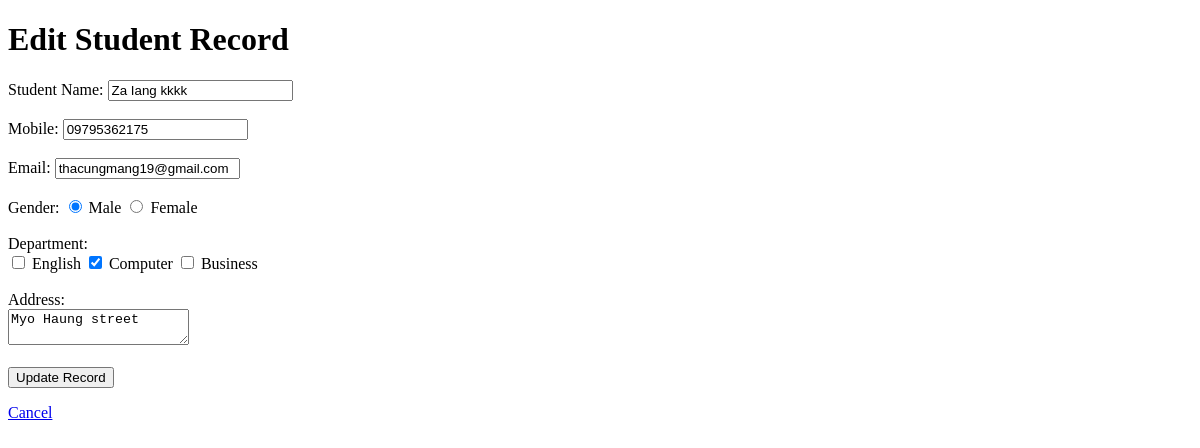
The page /view.php?id=15 on the database as committed earlier.
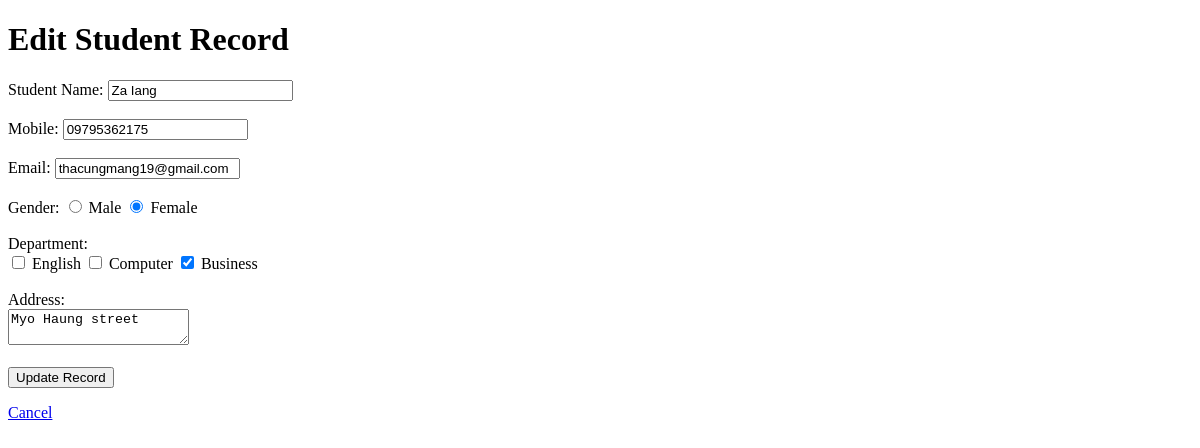
The same page on the database as committed later.
### tables this page shows
CREATE TABLE `students` (
  `id` int(11) NOT NULL,
  `name` varchar(100) NOT NULL,
  `mobile` varchar(20) NOT NULL,
  `email` varchar(100) NOT NULL,
  `gender` enum('Male','Female') NOT NULL,
  `department` varchar(255) DEFAULT NULL,
  `address` text DEFAULT NULL
);

### view.php (the view, shortened to what this page needs)
<?php
require 'db.php';
if (isset($_GET['id']) && ctype_digit($_GET['id'])) {
    $id = (int)$_GET['id'];
    $stmt = $conn->prepare("SELECT * FROM students WHERE id=?");
    $stmt->bind_param("i", $id);
    $stmt->execute();
    $student = $stmt->get_result()->fetch_assoc();
    $dept_selected = array_map('trim', explode(',', (string)$student['department']));
    function checked($cond) { return $cond ? 'checked' : ''; }
}
?>
<!DOCTYPE html>
<html>
<head>
</head>
<body>
<?php if (isset($student)): ?>
  <h1>Edit Student Record</h1>
  <form method="post">
    Student Name:
    <input type="text" name="name" value="<?= htmlspecialchars($student['name']) ?>" required><br><br>
    Mobile: <input type="text" name="mobile" value="<?= htmlspecialchars($student['mobile']) ?>" required><br><br>
    Email: <input type="email" name="email" value="<?= htmlspecialchars($student['email']) ?>" required><br><br>
    Gender:
    <label><input type="radio" name="gender" value="Male" <?= checked($student['gender']==='Male') ?>> Male</label>
    <label><input type="radio" name="gender" value="Female" <?= checked($student['gender']==='Female') ?>> Female</label><br><br>
    Department:<br>
    <label><input type="checkbox" name="department[]" value="English" <?= checked(in_array('English',$dept_selected)) ?>> English</label>
    <label><input type="checkbox" name="department[]" value="Computer" <?= checked(in_array('Computer',$dept_selected)) ?>> Computer</label>
    <label><input type="checkbox" name="department[]" value="Business" <?= checked(in_array('Business',$dept_selected)) ?>> Business</label><br><br>
    Address:<br>
    <textarea name="address"><?= htmlspecialchars($student['address']) ?></textarea><br><br>
    <input type="submit" name="update" value="Update Record">
  </form>
  <p><a href="view.php">Cancel</a></p>
<?php endif; ?>
</body>
</html>

Rows that differ between the two databases and show on the page:
changed students "thacungmang19@gmail.com": name "Za Iang kkkk" → "Za Iang"
Other text that changed with them:
form field gender: "☑ Male" → "☐ Male"
form field gender: "☐ Female" → "☑ Female"
form field checked: "☑" → "☐"
form field checked: "☐" → "☑"
